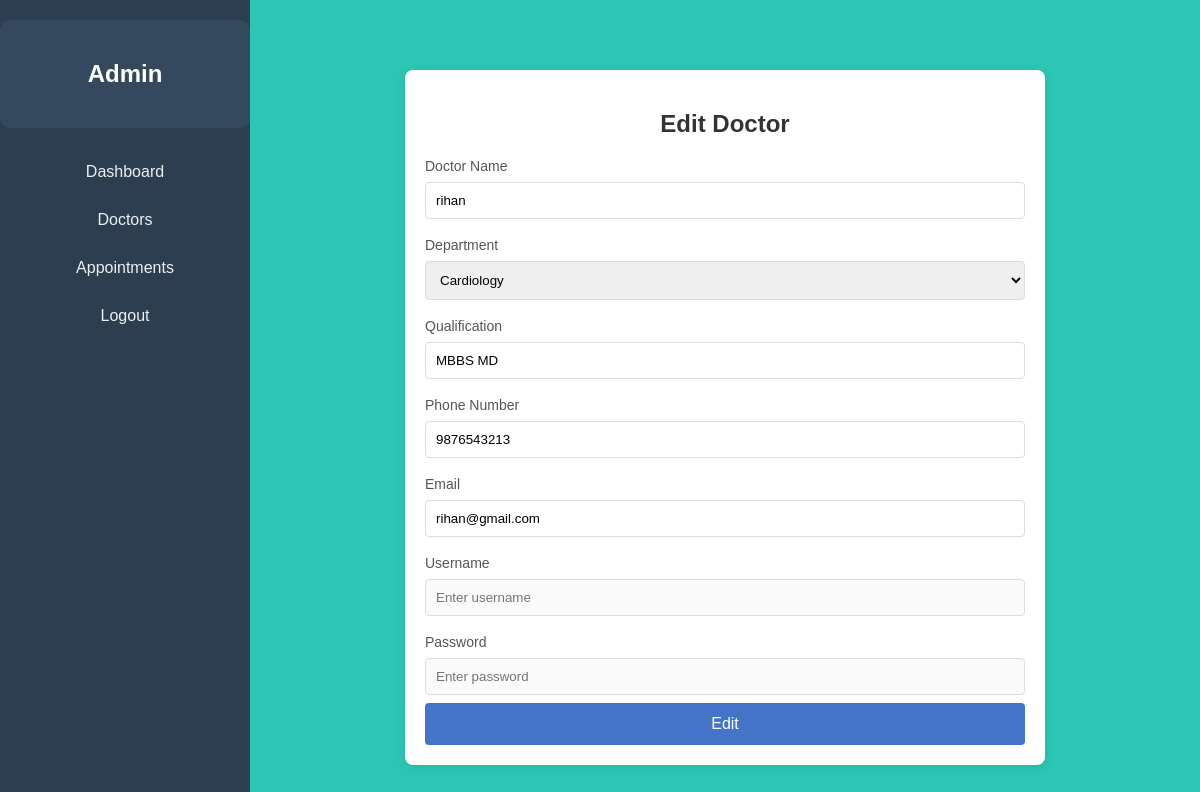
The page /editdoc/1/ on the database its author committed.
### Predictivehealthapp/models.py (models this page shows)
class DoctorTable(models.Model):
    LOGINID=models.ForeignKey(LoginTable,on_delete=models.CASCADE,null=True,blank=True)
    Name=models.CharField(max_length=20,null=True,blank=True)
    specialization=models.CharField(max_length=20,null=True,blank=True)
    qualification=models.CharField(max_length=20,null=True,blank=True)
    phone=models.BigIntegerField(null=True,blank=True)
    email=models.CharField(max_length=255,null=True,blank=True)
    avg_rating=models.DecimalField(max_digits=3, decimal_places=2,null=True,blank=True)
    status=models.CharField(max_length=20,null=True,blank=True)

### Predictivehealthapp/views.py (the view, shortened to what this page needs)
# urls.py: path('editdoc/<int:doc_id>/',editdoc.as_view(), name='editdoc'),
class editdoc(View):
    def get(self,request,doc_id):
        obj = DoctorTable.objects.get(id=doc_id)
        print(obj)
        return render(request, 'administrator/edit-doc.html', {'val': obj})

### templates/administrator/edit-doc.html (shortened to what this page needs)
{% extends 'administrator/admin-dashboard.html' %}
{% block body %}
<head>
</head>
<body>
    <div class="form-container">
        <h2>Edit Doctor</h2>
        <form action="" method="post">
            <label for="doctor-name">Doctor Name</label>
            <input type="text" id="doctor-name" placeholder="Enter doctor name" name="Name" value="{{val.Name}}" required>
            <label for="department">Department</label>
            <select id="department" name="specialization" value="{{val.specialization}}" required>
                <option value="Cardiology">Cardiology</option>
            </select>
            <label for="qualification">Qualification</label>
            <input type="text" id="qualification" placeholder="Enter qualification" name="qualification"  value="{{val.qualification}}" required>
            <label for="phone">Phone Number</label>
            <input type="tel" id="phone" placeholder="Enter phone number" name="phone" value="{{val.phone}}" required">
            <label for="email">Email</label>
            <input type="email" name="email" id="email" placeholder="Enter email" value="{{val.email}}" required>
            <label for="username">Username</label>
            <input type="text" id="username" placeholder="Enter username" name="username" disabled>
            <label for="password">Password</label>
            <input type="password" id="password" placeholder="Enter password" name="password" disabled>
            <button type="submit">Edit</button>
        </form>
    </div>
</body>
{% endblock %}

### static/styles/admini-css/administrator.css (style rules this page uses)
body { margin: 0; font-family: Arial, sans-serif; background-color: #11bfabe2; transition: all 0.3s ease-in-out; }
body { font-family: "Poppins", sans-serif; margin: 0; padding: 20px; color: #333; transition: all 0.3s ease-in-out; }
body { font-family: "Poppins", sans-serif; margin: 0; padding: 20px; transition: all 0.3s ease-in-out; }

### templates/administrator/edit-doc.html (style rules this page uses)
body { font-family: Arial, sans-serif; margin: 0; padding: 0; }
.form-container { width: 100%; max-width: 600px; margin: 50px auto; padding: 20px; background-color: #fff; box-shadow: 0 2px 10px rgba(0, 0, 0, 0.1); border-radius: 8px; }
h2 { text-align: center; color: #333; }
label { font-size: 14px; margin-top: 10px; display: block; color: #555; }
input, select { width: 100%; padding: 10px; margin: 8px 0; border: 1px solid #ddd; border-radius: 4px; box-sizing: border-box; }
button { width: 100%; padding: 12px; background-color: #4374c8; color: white; border: none; border-radius: 4px; cursor: pointer; font-size: 16px; }

### rows shown on the page
DoctorTable: Name "rihan", specialization "Cardiology", qualification "MBBS MD", phone "9876543213", email "rihan@gmail.com"
